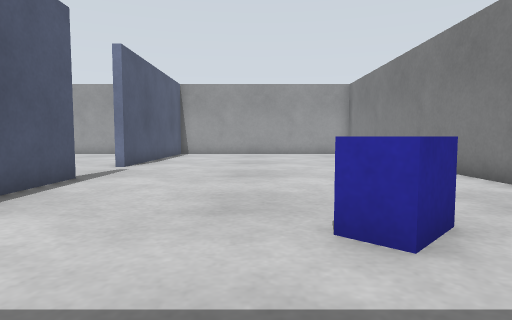
View 1 (above)

14 first-person views from a walk through a world built for the Gazebo simulator. The camera is 0.5 m above the floor, tilts 4° down and sees 75° across. The floor is counted in squares, 0.5 m on a side. Each view is taken from the middle of a square. On the plan, view 1 faces up. The plan holds only what a view shows up to about 12 squares ahead; the rest is blank. The place goes on beyond the plan.

View 2
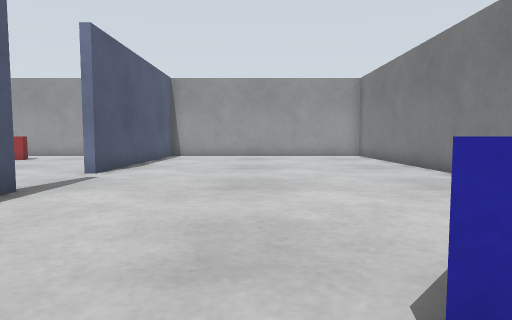

View 3
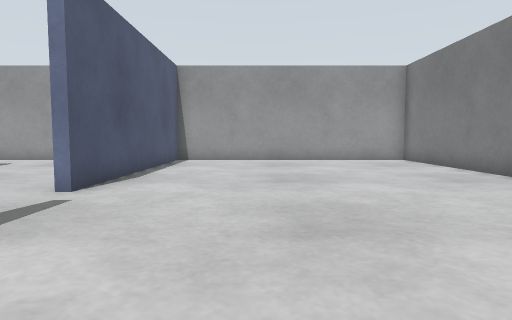

View 4
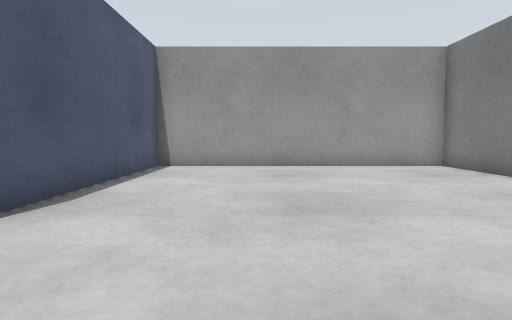

View 5
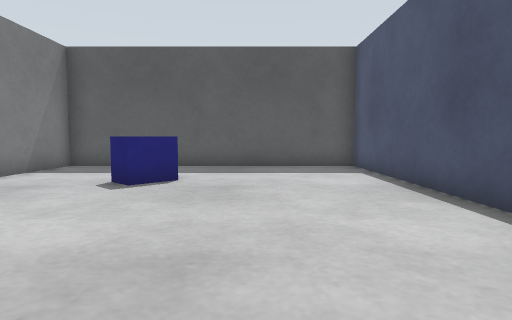

View 6
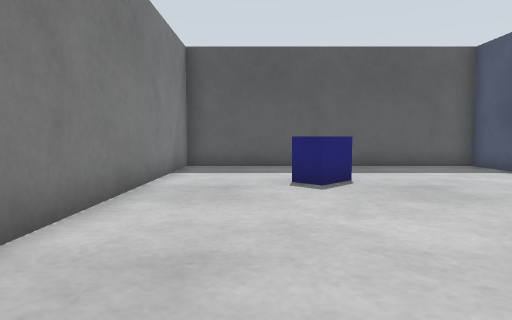

View 7
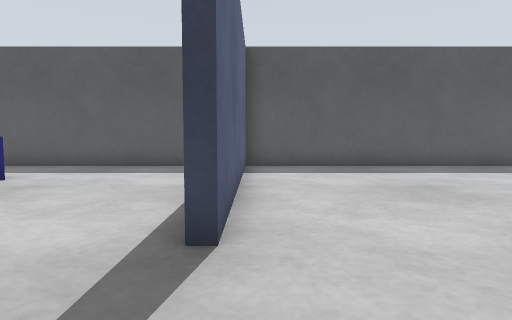

View 8
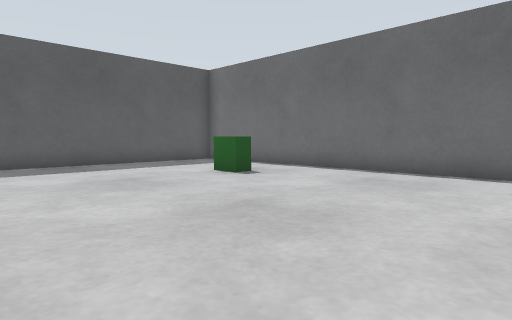

View 9
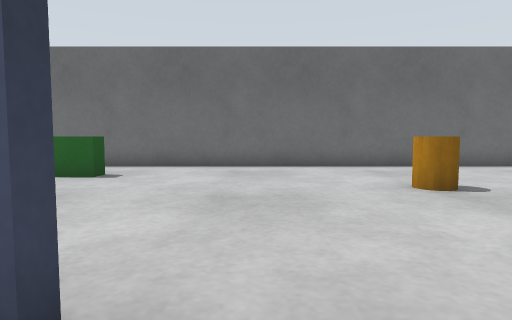

View 10
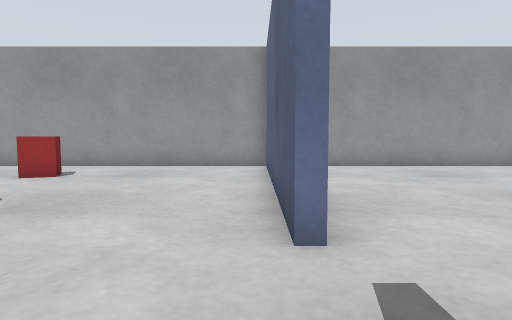

View 11
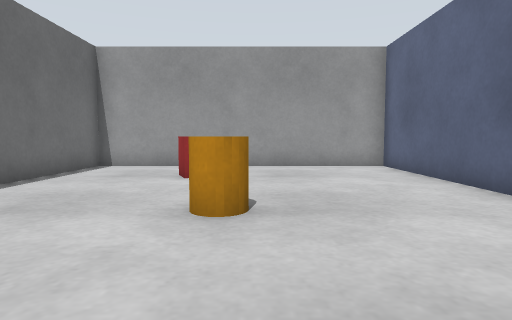

View 12
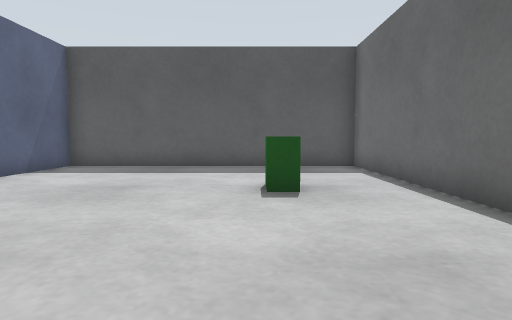

View 13
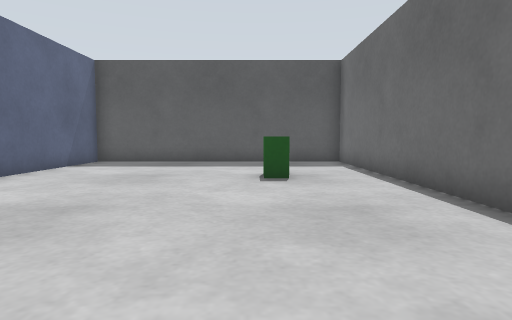

View 14
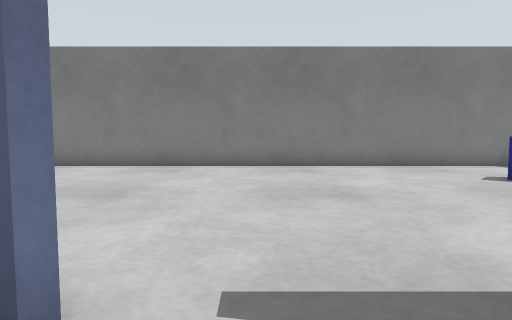

### Floor plan
Points are (right, up) in squares from view 1. A wall is a line through its corners. A room is listed if a view was taken in it or the views show most of it. See-through windows are left out.
Room 1 (views 1, 2, 3, 4, 5, 6, 9)
walls: (-4.6, 8) (-4.3, 8) (-4.3, -0.3) (5.4, -0.3) (5.4, 19.3) (-4.3, 19.3) (-4.3, 11)
ways out: opening at (-4, 10) to room 2
objects: blue box (1, 3) to (2, 4)
Room 2 (views 7, 8, 10, 11, 12, 13, 14)
walls: (-4.3, 11) (-4.6, 11) (-4.6, 19.3) (-14.4, 19.3) (-14.4, -0.3) (-4.6, -0.3) (-4.6, 8)
ways out: opening at (-4, 10) to room 1
objects: green box (-12, 4) to (-11, 5); red box (-11, 16) to (-10, 17); orange cylinder (-10, 12) to (-9, 13)

Positions as (right, up) in squares from view 1, and headings:
1: (0, 0), facing up
2: (0, 2), facing up
3: (-1, 5), facing up
4: (-1, 8), facing up
5: (-1, 11), facing down
6: (3, 11), facing down
7: (-5, 11), facing down
8: (-5, 12), facing down-left
9: (-3, 9), facing left
10: (-5, 8), facing up
11: (-9, 8), facing up
12: (-11, 11), facing down
13: (-11, 13), facing down
14: (-6, 10), facing right
